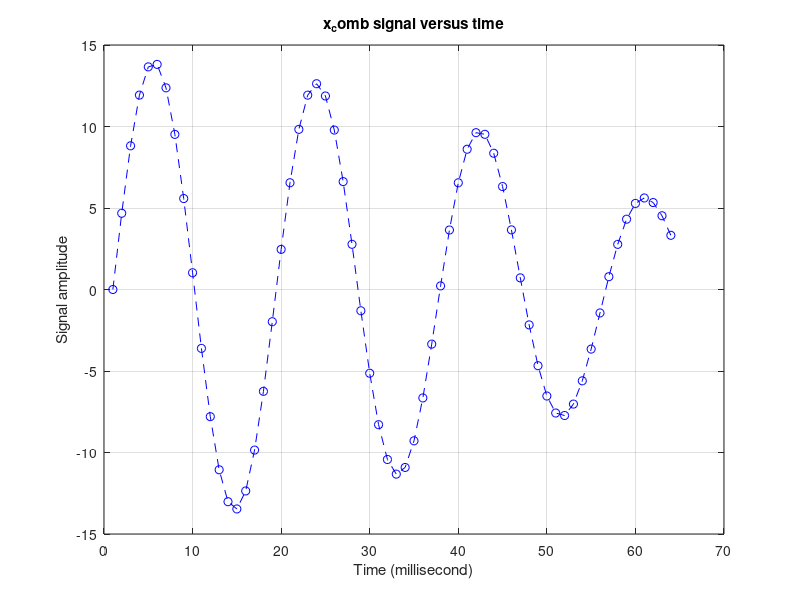

This figure's MATLAB source: (Note: this script raises an error after producing the figure.)

%% DFT Leakage Minimization (filtering) using Hamming window function
clc;    clear;   close all;
   Fs = 64000;                  % Sampling frequency (24KHz)
   ts = 1/Fs;     % seconds
   DFT_points = 64;      N = DFT_points;
     a = 8;   Fc_1 = 3300;   b = 6;   Fc_2 = 3700;
     ind = 1;   x = [];
    for n = 1:DFT_points
        m = n-1;
        x1(ind) = a*sin(2*pi*Fc_1*m*ts);
        x2(ind) = b*sin(2*pi*Fc_2*m*ts);
        ind = ind + 1;
    end
    x_comb = x1 + x2;     
    t = 1:DFT_points;
% Plot first N discrete values of x_comb signal:
   figure(1);   plot(t,x_comb,'b--o');   grid on;
   xlabel('Time (millisecond)');     ylabel('Signal amplitude')
   title('x_comb signal versus time');   zoom xon;
   
%% DFT of x_comb (using exponential equation):
Dft_x_comb = zeros(N,1);     
Dft_x_comb = dft(x_comb, N);

mf = 0:DFT_points-1;
figure(2); 
stem(mf,Dft_x_comb,'LineStyle','-',...
     'MarkerSize',15,'Marker','s',...
     'MarkerFaceColor','black',...
     'MarkerEdgeColor','green')
grid on;
title('Magnitude of Dft_x_comb')
xlabel('Frequency m (KHz)')
ylabel('Magnitude')

%% Filtering using Hamming Window
w_Hamming = zeros(N,1);
for ii = 1:DFT_points
    n = ii - 1;
    w_Hamming(ii,1) = 0.54 - 0.46*cos(2*pi*(n/(N-1)));      %Define Hamming window function
end

figure(3);
stem(t,w_Hamming); grid on;
title('Hamming Window');  xlabel('n');  ylabel('w')
x_sig = x_comb';
x_Hamming = x_sig.*w_Hamming;               % Multiplication of Hamming Window and sin function: x_comb

figure(4)
stem(t,x_Hamming); grid on;
title('Multiplication of Hamming Window and sin function');
xlabel('Time');  ylabel('Amplitude')
x_sig_Hamming = x_Hamming';
 X_dft_Hamming = dft(x_sig_Hamming, N);     % DFT of x_sig_Hamming

 figure(5); 
stem(mf,X_dft_Hamming,'LineStyle','-',...
     'MarkerSize',15,'Marker','s',...
     'MarkerFaceColor','black',...
     'MarkerEdgeColor','green')
grid on;
title('Magnitude of X_dft_Hamming')
xlabel('Frequency m (KHz)')
ylabel('Magnitude')


%% Filtering using Hanning Window
w_Hanning = zeros(N,1);
for ii = 1:DFT_points
    n = ii - 1;
    w_Hanning(ii,1) = 0.5 - 0.5*cos(2*pi*(n/(N-1)));      %Define Hanning window function
end

figure(6);
stem(t,w_Hanning); grid on;
title('Hanning Window');  xlabel('n');  ylabel('w')
x_sig = x_comb';
x_Hanning = x_sig.*w_Hanning;               % Multiplication of Hanning Window and sin function: x_comb

figure(7)
stem(t,x_Hanning); grid on;
title('Multiplication of Hanning Window and sin function');
xlabel('Time');  ylabel('Amplitude')
x_sig_Hanning = x_Hanning';
 X_dft_Hanning = dft(x_sig_Hanning, N);     % DFT of x_sig_Hanning

 figure(8); 
stem(mf,X_dft_Hanning,'LineStyle','-',...
     'MarkerSize',15,'Marker','s',...
     'MarkerFaceColor','black',...
     'MarkerEdgeColor','green')
grid on;
title('Magnitude of X_dft_Hanning')
xlabel('Frequency m (KHz)')
ylabel('Magnitude')


%% Filtering using Blackman Window
w_Blackman = zeros(N,1);
for ii = 1:DFT_points
    n = ii - 1;
    w_Blackman(ii,1) = 0.42 - (0.5*cos(2*pi*(n/(N-1)))) + (0.08*cos(4*pi*(n/(N-1))));      %Define Blackman window function
end

figure(9);
stem(t,w_Blackman); grid on;
title('Blackman Window');  xlabel('n');  ylabel('w')
x_sig = x_comb';
x_Blackman = x_sig.*w_Blackman;               % Multiplication of Blackman Window and sin function: x_comb

figure(10)
stem(t,x_Blackman); grid on;
title('Multiplication of Blackman Window and sin function');
xlabel('Time');  ylabel('Amplitude')
x_sig_Blackman = x_Blackman';
 X_dft_Blackman = dft(x_sig_Blackman, N);     % DFT of x_sig_Blackman

 figure(11); 
stem(mf,X_dft_Blackman,'LineStyle','-',...
     'MarkerSize',15,'Marker','s',...
     'MarkerFaceColor','black',...
     'MarkerEdgeColor','green')
grid on;
title('Magnitude of X_dft_Blackman')
xlabel('Frequency m (KHz)')
ylabel('Magnitude')
 
% Ploting DFT outputs combined in one plot
figure(12); 
plot(mf,Dft_x_comb,'k--o');   grid on;    hold on;
plot(mf,X_dft_Hamming,'b--o');    hold on;  
plot(mf,X_dft_Hanning,'r--s');    hold on;  
plot(mf,X_dft_Blackman,'c--o');
stem(mf,Dft_x_comb,'LineStyle','-',...
     'MarkerSize',15,'Marker','s',...
     'MarkerFaceColor','black',...
     'MarkerEdgeColor','green')
hold on;   grid on;
stem(mf,X_dft_Hamming,'LineStyle','-',...
     'MarkerSize',15,'Marker','s',...
     'MarkerFaceColor','blue',...
     'MarkerEdgeColor','green')
hold on;
stem(mf,X_dft_Hanning,'LineStyle','-',...
     'MarkerSize',15,'Marker','s',...
     'MarkerFaceColor','Red',...
     'MarkerEdgeColor','green')
hold on;
stem(mf,X_dft_Blackman,'LineStyle','-',...
     'MarkerSize',15,'Marker','s',...
     'MarkerFaceColor','Cyan',...
     'MarkerEdgeColor','green')
xlabel('Frequency m(KHz)'); ylabel('Magnitude of Frequency Bins');
title('Magnitude of DFTs(Filtered by Hamming, Hanning and Blackman Windows)');
legend('Rectangular Window','Hamming Window','Hanning Window','Blackman Window','location','north');

